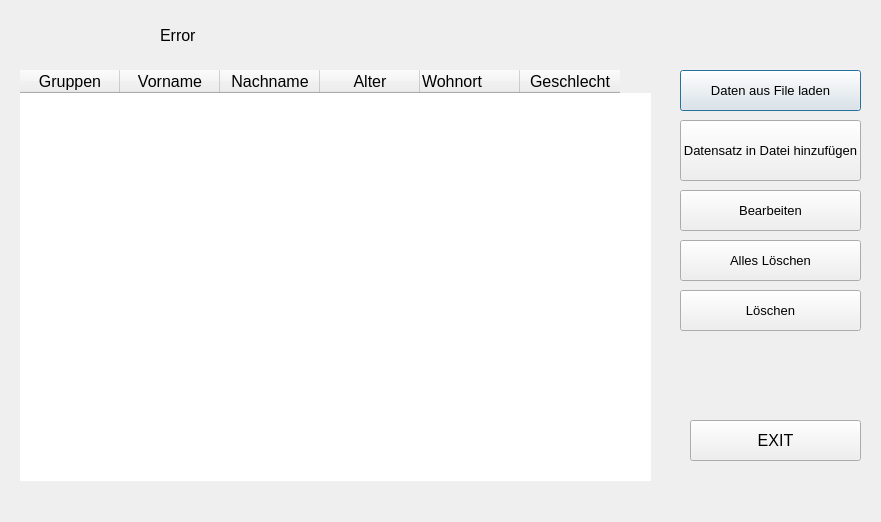
<?xml version="1.0" encoding="UTF-8"?>
<ui version="4.0">
 <class>Liste</class>
 <widget class="QDialog" name="Liste">
  <property name="windowModality">
   <enum>Qt::NonModal</enum>
  </property>
  <property name="geometry">
   <rect>
    <x>0</x>
    <y>0</y>
    <width>881</width>
    <height>522</height>
   </rect>
  </property>
  <property name="tabletTracking">
   <bool>false</bool>
  </property>
  <property name="focusPolicy">
   <enum>Qt::NoFocus</enum>
  </property>
  <property name="contextMenuPolicy">
   <enum>Qt::NoContextMenu</enum>
  </property>
  <property name="acceptDrops">
   <bool>false</bool>
  </property>
  <property name="windowTitle">
   <string>Dialog</string>
  </property>
  <property name="autoFillBackground">
   <bool>false</bool>
  </property>
  <property name="sizeGripEnabled">
   <bool>false</bool>
  </property>
  <property name="modal">
   <bool>true</bool>
  </property>
  <widget class="QPushButton" name="btn_laden">
   <property name="geometry">
    <rect>
     <x>680</x>
     <y>70</y>
     <width>181</width>
     <height>41</height>
    </rect>
   </property>
   <property name="font">
    <font>
     <pointsize>10</pointsize>
    </font>
   </property>
   <property name="text">
    <string>Daten aus File laden</string>
   </property>
  </widget>
  <widget class="QPushButton" name="btn_exit2">
   <property name="geometry">
    <rect>
     <x>690</x>
     <y>420</y>
     <width>171</width>
     <height>41</height>
    </rect>
   </property>
   <property name="font">
    <font>
     <pointsize>12</pointsize>
    </font>
   </property>
   <property name="text">
    <string>EXIT</string>
   </property>
  </widget>
  <widget class="QPushButton" name="btn_hin">
   <property name="geometry">
    <rect>
     <x>680</x>
     <y>120</y>
     <width>181</width>
     <height>61</height>
    </rect>
   </property>
   <property name="font">
    <font>
     <pointsize>10</pointsize>
    </font>
   </property>
   <property name="text">
    <string>Datensatz in Datei hinzufügen</string>
   </property>
  </widget>
  <widget class="QTableWidget" name="tbl_w">
   <property name="geometry">
    <rect>
     <x>20</x>
     <y>70</y>
     <width>631</width>
     <height>411</height>
    </rect>
   </property>
   <property name="tabletTracking">
    <bool>false</bool>
   </property>
   <property name="focusPolicy">
    <enum>Qt::StrongFocus</enum>
   </property>
   <property name="contextMenuPolicy">
    <enum>Qt::DefaultContextMenu</enum>
   </property>
   <property name="acceptDrops">
    <bool>false</bool>
   </property>
   <property name="autoFillBackground">
    <bool>false</bool>
   </property>
   <property name="frameShape">
    <enum>QFrame::NoFrame</enum>
   </property>
   <property name="columnCount">
    <number>6</number>
   </property>
   <column>
    <property name="text">
     <string>Gruppen</string>
    </property>
    <property name="font">
     <font>
      <pointsize>12</pointsize>
     </font>
    </property>
    <property name="background">
     <color>
      <red>0</red>
      <green>170</green>
      <blue>0</blue>
     </color>
    </property>
   </column>
   <column>
    <property name="text">
     <string>Vorname</string>
    </property>
    <property name="font">
     <font>
      <pointsize>12</pointsize>
      <weight>50</weight>
      <italic>false</italic>
      <bold>false</bold>
      <underline>false</underline>
      <strikeout>false</strikeout>
     </font>
    </property>
    <property name="background">
     <color>
      <red>255</red>
      <green>85</green>
      <blue>0</blue>
     </color>
    </property>
   </column>
   <column>
    <property name="text">
     <string>Nachname</string>
    </property>
    <property name="font">
     <font>
      <pointsize>12</pointsize>
     </font>
    </property>
    <property name="background">
     <color>
      <red>85</red>
      <green>0</green>
      <blue>127</blue>
     </color>
    </property>
   </column>
   <column>
    <property name="text">
     <string>Alter</string>
    </property>
    <property name="font">
     <font>
      <pointsize>12</pointsize>
     </font>
    </property>
    <property name="background">
     <color>
      <red>0</red>
      <green>0</green>
      <blue>255</blue>
     </color>
    </property>
   </column>
   <column>
    <property name="text">
     <string>Wohnort</string>
    </property>
    <property name="font">
     <font>
      <pointsize>12</pointsize>
     </font>
    </property>
    <property name="textAlignment">
     <set>AlignJustify|AlignVCenter</set>
    </property>
    <property name="background">
     <color>
      <red>85</red>
      <green>0</green>
      <blue>0</blue>
     </color>
    </property>
   </column>
   <column>
    <property name="text">
     <string>Geschlecht</string>
    </property>
    <property name="font">
     <font>
      <pointsize>12</pointsize>
     </font>
    </property>
    <property name="background">
     <color>
      <red>255</red>
      <green>0</green>
      <blue>255</blue>
     </color>
    </property>
   </column>
  </widget>
  <widget class="QLabel" name="lbl_error2">
   <property name="geometry">
    <rect>
     <x>160</x>
     <y>20</y>
     <width>461</width>
     <height>31</height>
    </rect>
   </property>
   <property name="font">
    <font>
     <pointsize>12</pointsize>
    </font>
   </property>
   <property name="text">
    <string>Error</string>
   </property>
  </widget>
  <widget class="QPushButton" name="btn_loshenAll">
   <property name="geometry">
    <rect>
     <x>680</x>
     <y>240</y>
     <width>181</width>
     <height>41</height>
    </rect>
   </property>
   <property name="font">
    <font>
     <pointsize>10</pointsize>
    </font>
   </property>
   <property name="text">
    <string>Alles Löschen</string>
   </property>
  </widget>
  <widget class="QPushButton" name="btn_bearbeiten">
   <property name="geometry">
    <rect>
     <x>680</x>
     <y>190</y>
     <width>181</width>
     <height>41</height>
    </rect>
   </property>
   <property name="font">
    <font>
     <pointsize>10</pointsize>
    </font>
   </property>
   <property name="text">
    <string>Bearbeiten</string>
   </property>
  </widget>
  <widget class="QPushButton" name="btn_loshen">
   <property name="geometry">
    <rect>
     <x>680</x>
     <y>290</y>
     <width>181</width>
     <height>41</height>
    </rect>
   </property>
   <property name="font">
    <font>
     <pointsize>10</pointsize>
    </font>
   </property>
   <property name="text">
    <string>Löschen</string>
   </property>
  </widget>
 </widget>
 <resources/>
 <connections/>
</ui>
